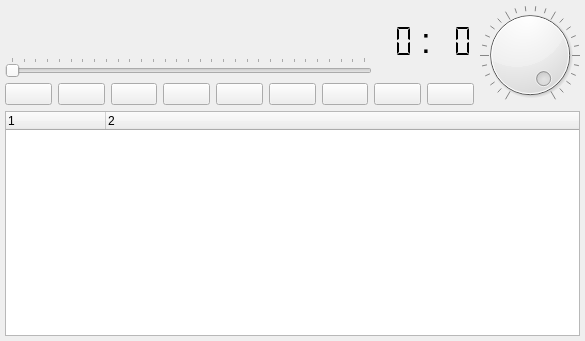
<?xml version="1.0" encoding="UTF-8"?>
<ui version="4.0">
 <class>CuePlayer</class>
 <widget class="QWidget" name="CuePlayer">
  <property name="geometry">
   <rect>
    <x>0</x>
    <y>0</y>
    <width>585</width>
    <height>341</height>
   </rect>
  </property>
  <property name="sizePolicy">
   <sizepolicy hsizetype="Expanding" vsizetype="Preferred">
    <horstretch>0</horstretch>
    <verstretch>0</verstretch>
   </sizepolicy>
  </property>
  <property name="maximumSize">
   <size>
    <width>16777215</width>
    <height>16777215</height>
   </size>
  </property>
  <property name="focusPolicy">
   <enum>Qt::NoFocus</enum>
  </property>
  <property name="windowTitle">
   <string>CUE Проигрыватель</string>
  </property>
  <property name="windowIcon">
   <iconset>
    <normaloff>:/images/cueplayer.png</normaloff>:/images/cueplayer.png</iconset>
  </property>
  <property name="toolTip">
   <string>Мультимедиа проигрыватель.</string>
  </property>
  <layout class="QGridLayout" name="gridLayout">
   <property name="margin">
    <number>5</number>
   </property>
   <item row="0" column="0">
    <layout class="QVBoxLayout" name="verticalLayout_3">
     <item>
      <layout class="QHBoxLayout" name="horizontalLayout_3">
       <item>
        <layout class="QVBoxLayout" name="verticalLayout_2">
         <item>
          <layout class="QHBoxLayout" name="horizontalLayout_2">
           <item>
            <layout class="QVBoxLayout" name="verticalLayout">
             <item>
              <widget class="QLabel" name="label">
               <property name="sizePolicy">
                <sizepolicy hsizetype="Preferred" vsizetype="Preferred">
                 <horstretch>20</horstretch>
                 <verstretch>0</verstretch>
                </sizepolicy>
               </property>
               <property name="frameShape">
                <enum>QFrame::NoFrame</enum>
               </property>
               <property name="text">
                <string/>
               </property>
               <property name="scaledContents">
                <bool>false</bool>
               </property>
               <property name="alignment">
                <set>Qt::AlignCenter</set>
               </property>
               <property name="wordWrap">
                <bool>true</bool>
               </property>
               <property name="textInteractionFlags">
                <set>Qt::LinksAccessibleByMouse</set>
               </property>
              </widget>
             </item>
             <item>
              <widget class="QSlider" name="timeLineSlider">
               <property name="focusPolicy">
                <enum>Qt::TabFocus</enum>
               </property>
               <property name="maximum">
                <number>300</number>
               </property>
               <property name="tracking">
                <bool>true</bool>
               </property>
               <property name="orientation">
                <enum>Qt::Horizontal</enum>
               </property>
               <property name="tickPosition">
                <enum>QSlider::TicksAbove</enum>
               </property>
               <property name="tickInterval">
                <number>0</number>
               </property>
              </widget>
             </item>
            </layout>
           </item>
           <item>
            <widget class="QLCDNumber" name="minNumLCD">
             <property name="toolTip">
              <string>минуты</string>
             </property>
             <property name="frameShape">
              <enum>QFrame::NoFrame</enum>
             </property>
             <property name="frameShadow">
              <enum>QFrame::Raised</enum>
             </property>
             <property name="smallDecimalPoint">
              <bool>false</bool>
             </property>
             <property name="numDigits">
              <number>2</number>
             </property>
             <property name="segmentStyle">
              <enum>QLCDNumber::Flat</enum>
             </property>
             <property name="value" stdset="0">
              <double>0.000000000000000</double>
             </property>
            </widget>
           </item>
           <item>
            <widget class="QLabel" name="labelRazd">
             <property name="font">
              <font>
               <pointsize>26</pointsize>
              </font>
             </property>
             <property name="text">
              <string>:</string>
             </property>
            </widget>
           </item>
           <item>
            <widget class="QLCDNumber" name="secNumLCD">
             <property name="toolTip">
              <string>секунды</string>
             </property>
             <property name="frameShape">
              <enum>QFrame::NoFrame</enum>
             </property>
             <property name="frameShadow">
              <enum>QFrame::Raised</enum>
             </property>
             <property name="lineWidth">
              <number>1</number>
             </property>
             <property name="smallDecimalPoint">
              <bool>false</bool>
             </property>
             <property name="numDigits">
              <number>2</number>
             </property>
             <property name="mode">
              <enum>QLCDNumber::Dec</enum>
             </property>
             <property name="segmentStyle">
              <enum>QLCDNumber::Flat</enum>
             </property>
             <property name="value" stdset="0">
              <double>0.000000000000000</double>
             </property>
            </widget>
           </item>
          </layout>
         </item>
         <item>
          <layout class="QHBoxLayout" name="horizontalLayout">
           <item>
            <widget class="QPushButton" name="streamButton">
             <property name="sizePolicy">
              <sizepolicy hsizetype="Expanding" vsizetype="Fixed">
               <horstretch>0</horstretch>
               <verstretch>0</verstretch>
              </sizepolicy>
             </property>
             <property name="minimumSize">
              <size>
               <width>45</width>
               <height>0</height>
              </size>
             </property>
             <property name="toolTip">
              <string>Интернет адрес</string>
             </property>
             <property name="statusTip">
              <string/>
             </property>
             <property name="text">
              <string/>
             </property>
             <property name="icon">
              <iconset>
               <normaloff>:/images/net-stream.png</normaloff>:/images/net-stream.png</iconset>
             </property>
             <property name="autoDefault">
              <bool>false</bool>
             </property>
            </widget>
           </item>
           <item>
            <widget class="QPushButton" name="dvdButton">
             <property name="sizePolicy">
              <sizepolicy hsizetype="Expanding" vsizetype="Fixed">
               <horstretch>0</horstretch>
               <verstretch>0</verstretch>
              </sizepolicy>
             </property>
             <property name="minimumSize">
              <size>
               <width>45</width>
               <height>0</height>
              </size>
             </property>
             <property name="toolTip">
              <string>DVD диск</string>
             </property>
             <property name="statusTip">
              <string/>
             </property>
             <property name="text">
              <string/>
             </property>
             <property name="icon">
              <iconset>
               <normaloff>:/images/media-optical.png</normaloff>:/images/media-optical.png</iconset>
             </property>
             <property name="autoDefault">
              <bool>false</bool>
             </property>
            </widget>
           </item>
           <item>
            <widget class="QPushButton" name="openButton">
             <property name="sizePolicy">
              <sizepolicy hsizetype="Expanding" vsizetype="Fixed">
               <horstretch>0</horstretch>
               <verstretch>0</verstretch>
              </sizepolicy>
             </property>
             <property name="minimumSize">
              <size>
               <width>45</width>
               <height>0</height>
              </size>
             </property>
             <property name="toolTip">
              <string>Открыть файл</string>
             </property>
             <property name="statusTip">
              <string/>
             </property>
             <property name="text">
              <string/>
             </property>
             <property name="icon">
              <iconset>
               <normaloff>:/images/fileopen.png</normaloff>:/images/fileopen.png</iconset>
             </property>
             <property name="autoDefault">
              <bool>false</bool>
             </property>
            </widget>
           </item>
           <item>
            <widget class="QPushButton" name="playButton">
             <property name="sizePolicy">
              <sizepolicy hsizetype="Expanding" vsizetype="Fixed">
               <horstretch>0</horstretch>
               <verstretch>0</verstretch>
              </sizepolicy>
             </property>
             <property name="minimumSize">
              <size>
               <width>45</width>
               <height>0</height>
              </size>
             </property>
             <property name="toolTip">
              <string>Играть</string>
             </property>
             <property name="text">
              <string/>
             </property>
             <property name="icon">
              <iconset>
               <normaloff>:/images/play.png</normaloff>:/images/play.png</iconset>
             </property>
             <property name="autoDefault">
              <bool>false</bool>
             </property>
            </widget>
           </item>
           <item>
            <widget class="QPushButton" name="pauseButton">
             <property name="sizePolicy">
              <sizepolicy hsizetype="Expanding" vsizetype="Fixed">
               <horstretch>0</horstretch>
               <verstretch>0</verstretch>
              </sizepolicy>
             </property>
             <property name="minimumSize">
              <size>
               <width>45</width>
               <height>0</height>
              </size>
             </property>
             <property name="toolTip">
              <string>Пауза</string>
             </property>
             <property name="autoFillBackground">
              <bool>false</bool>
             </property>
             <property name="text">
              <string/>
             </property>
             <property name="icon">
              <iconset>
               <normaloff>:/images/pause.png</normaloff>:/images/pause.png</iconset>
             </property>
            </widget>
           </item>
           <item>
            <widget class="QPushButton" name="stopButton">
             <property name="sizePolicy">
              <sizepolicy hsizetype="Expanding" vsizetype="Fixed">
               <horstretch>0</horstretch>
               <verstretch>0</verstretch>
              </sizepolicy>
             </property>
             <property name="minimumSize">
              <size>
               <width>45</width>
               <height>0</height>
              </size>
             </property>
             <property name="toolTip">
              <string>Стоп</string>
             </property>
             <property name="text">
              <string/>
             </property>
             <property name="icon">
              <iconset>
               <normaloff>:/images/stop.png</normaloff>:/images/stop.png</iconset>
             </property>
            </widget>
           </item>
           <item>
            <widget class="QPushButton" name="prewButton">
             <property name="sizePolicy">
              <sizepolicy hsizetype="Expanding" vsizetype="Fixed">
               <horstretch>0</horstretch>
               <verstretch>0</verstretch>
              </sizepolicy>
             </property>
             <property name="minimumSize">
              <size>
               <width>45</width>
               <height>0</height>
              </size>
             </property>
             <property name="toolTip">
              <string>Предыдущая композиция</string>
             </property>
             <property name="text">
              <string/>
             </property>
             <property name="icon">
              <iconset>
               <normaloff>:/images/prev.png</normaloff>:/images/prev.png</iconset>
             </property>
            </widget>
           </item>
           <item>
            <widget class="QPushButton" name="nextButton">
             <property name="sizePolicy">
              <sizepolicy hsizetype="Expanding" vsizetype="Fixed">
               <horstretch>0</horstretch>
               <verstretch>0</verstretch>
              </sizepolicy>
             </property>
             <property name="minimumSize">
              <size>
               <width>45</width>
               <height>0</height>
              </size>
             </property>
             <property name="toolTip">
              <string>Следующая композиция</string>
             </property>
             <property name="text">
              <string/>
             </property>
             <property name="icon">
              <iconset>
               <normaloff>:/images/next.png</normaloff>:/images/next.png</iconset>
             </property>
            </widget>
           </item>
           <item>
            <widget class="QPushButton" name="fileList">
             <property name="sizePolicy">
              <sizepolicy hsizetype="Expanding" vsizetype="Fixed">
               <horstretch>0</horstretch>
               <verstretch>0</verstretch>
              </sizepolicy>
             </property>
             <property name="minimumSize">
              <size>
               <width>45</width>
               <height>0</height>
              </size>
             </property>
             <property name="toolTip">
              <string>Список воспроизведения</string>
             </property>
             <property name="text">
              <string/>
             </property>
             <property name="icon">
              <iconset>
               <normaloff>:/images/format-list-unordered.png</normaloff>:/images/format-list-unordered.png</iconset>
             </property>
             <property name="checkable">
              <bool>true</bool>
             </property>
            </widget>
           </item>
          </layout>
         </item>
        </layout>
       </item>
       <item>
        <widget class="QDial" name="volumeDial">
         <property name="focusPolicy">
          <enum>Qt::TabFocus</enum>
         </property>
         <property name="toolTip">
          <string>громкость</string>
         </property>
         <property name="maximum">
          <number>100</number>
         </property>
         <property name="value">
          <number>100</number>
         </property>
         <property name="orientation">
          <enum>Qt::Horizontal</enum>
         </property>
         <property name="wrapping">
          <bool>false</bool>
         </property>
         <property name="notchesVisible">
          <bool>true</bool>
         </property>
        </widget>
       </item>
      </layout>
     </item>
    </layout>
   </item>
   <item row="1" column="0">
    <widget class="QTreeWidget" name="treeWidget">
     <property name="focusPolicy">
      <enum>Qt::NoFocus</enum>
     </property>
     <property name="editTriggers">
      <set>QAbstractItemView::NoEditTriggers</set>
     </property>
     <property name="textElideMode">
      <enum>Qt::ElideRight</enum>
     </property>
     <property name="rootIsDecorated">
      <bool>false</bool>
     </property>
     <property name="columnCount">
      <number>2</number>
     </property>
     <attribute name="headerCascadingSectionResizes">
      <bool>false</bool>
     </attribute>
     <attribute name="headerHighlightSections">
      <bool>false</bool>
     </attribute>
     <attribute name="headerStretchLastSection">
      <bool>true</bool>
     </attribute>
     <attribute name="headerCascadingSectionResizes">
      <bool>false</bool>
     </attribute>
     <attribute name="headerHighlightSections">
      <bool>false</bool>
     </attribute>
     <attribute name="headerStretchLastSection">
      <bool>true</bool>
     </attribute>
     <column>
      <property name="text">
       <string>1</string>
      </property>
     </column>
     <column>
      <property name="text">
       <string>2</string>
      </property>
     </column>
    </widget>
   </item>
  </layout>
 </widget>
 <tabstops>
  <tabstop>playButton</tabstop>
  <tabstop>pauseButton</tabstop>
  <tabstop>stopButton</tabstop>
  <tabstop>prewButton</tabstop>
  <tabstop>nextButton</tabstop>
  <tabstop>fileList</tabstop>
  <tabstop>timeLineSlider</tabstop>
  <tabstop>volumeDial</tabstop>
 </tabstops>
 <resources/>
 <connections>
  <connection>
   <sender>fileList</sender>
   <signal>toggled(bool)</signal>
   <receiver>treeWidget</receiver>
   <slot>setVisible(bool)</slot>
   <hints>
    <hint type="sourcelabel">
     <x>345</x>
     <y>90</y>
    </hint>
    <hint type="destinationlabel">
     <x>341</x>
     <y>108</y>
    </hint>
   </hints>
  </connection>
 </connections>
</ui>
